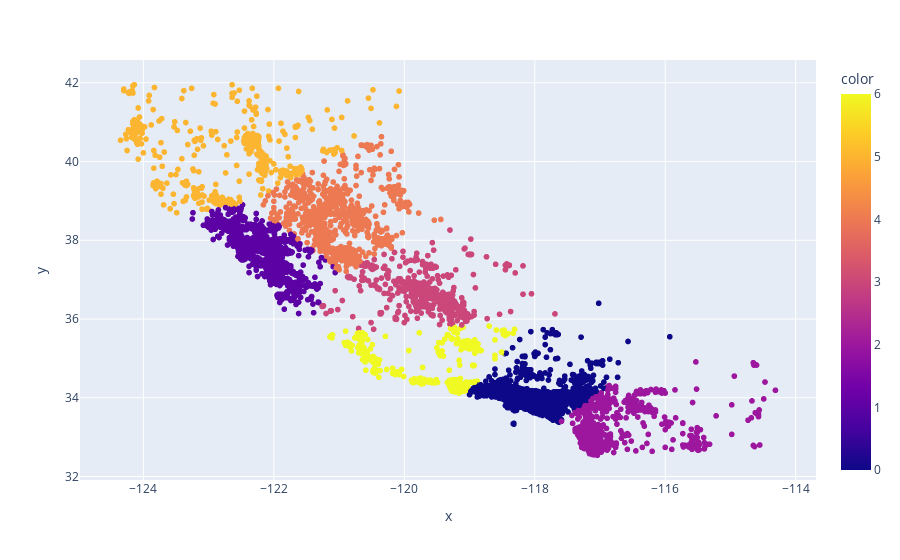

Notebook code for this chart:
### Code cell
# Plot colored map of California

import plotly.express as px

px.scatter(x=train_df['longitude'], y=train_df['latitude'], color=kmeans.labels_)

### Figure 1 — Plotly figure (JSON) as saved in the notebook; plotly's stock layout.template omitted (floating-point values rounded to 4 significant figures; data arrays with more than 128 entries replaced by an {"elided": "..."} marker saying what was removed)
{"data": [{"hovertemplate": "x=%{x}<br>y=%{y}<br>color=%{marker.color}<extra></extra>", "legendgroup": "", "marker": {"color": {"elided": "17000 int values"}, "coloraxis": "coloraxis", "symbol": "circle"}, "mode": "markers", "name": "", "showlegend": false, "type": "scattergl", "x": {"elided": "17000 float values"}, "xaxis": "x", "y": {"elided": "17000 float values"}, "yaxis": "y"}], "layout": {"coloraxis": {"colorbar": {"title": {"text": "color"}}, "colorscale": [[0, "#0d0887"], [0.1111, "#46039f"], [0.2222, "#7201a8"], [0.3333, "#9c179e"], [0.4444, "#bd3786"], [0.5556, "#d8576b"], [0.6667, "#ed7953"], [0.7778, "#fb9f3a"], [0.8889, "#fdca26"], [1, "#f0f921"]]}, "legend": {"tracegroupgap": 0}, "margin": {"t": 60}, "xaxis": {"anchor": "y", "domain": [0, 1], "title": {"text": "x"}}, "yaxis": {"anchor": "x", "domain": [0, 1], "title": {"text": "y"}}}}
